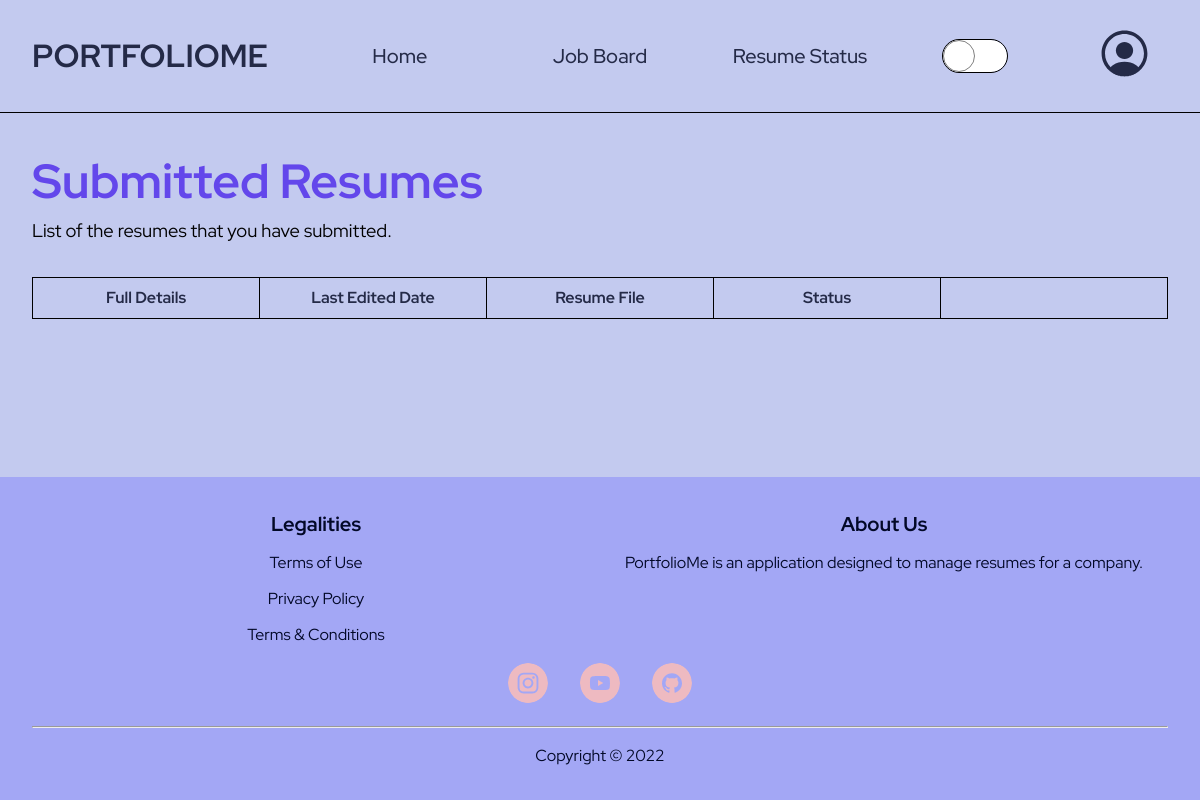
The page /resume_status (signed in) on the database as committed earlier.
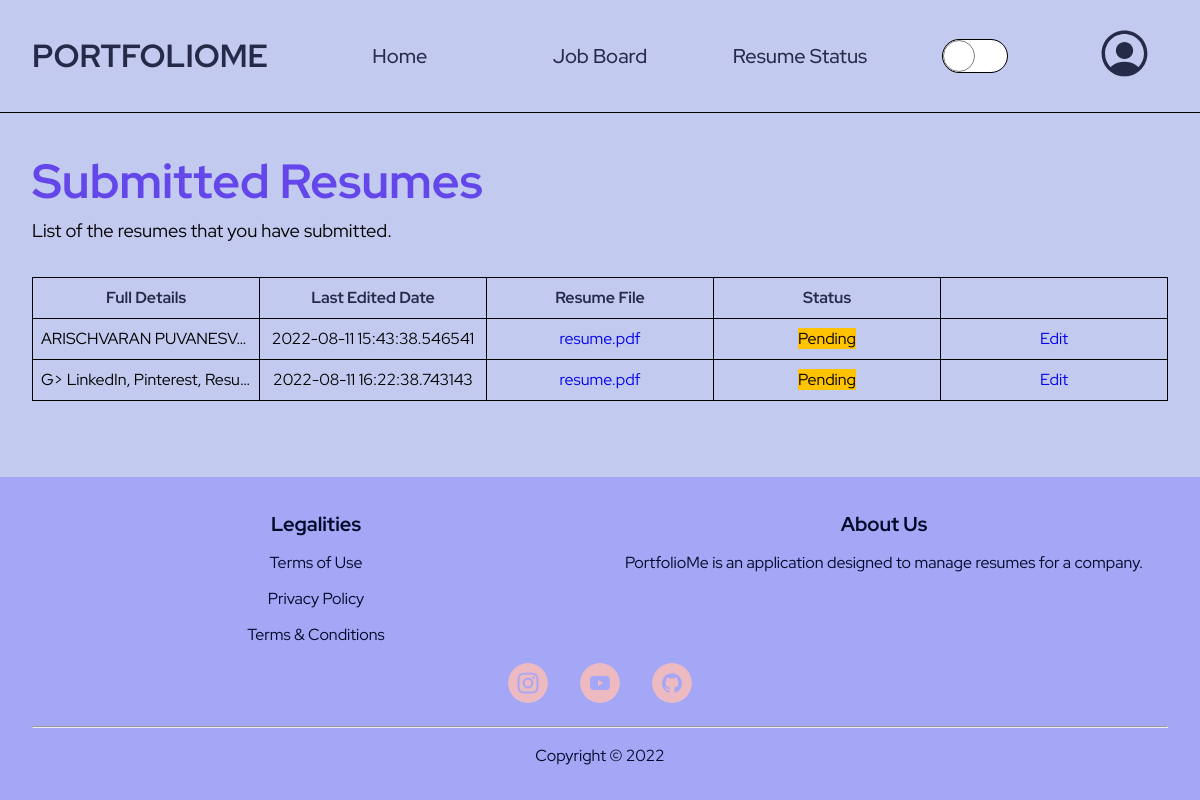
The same page on the database as committed later.
### PortfolioMe/models.py (models this page shows, shortened)
class Resume(db.Model):
    __tablename__ = 'resume'
    id = db.Column(db.Integer, primary_key=True)
    applicant_details = db.Column(db.Text, unique=False, nullable=False)
    date_edited = db.Column(db.DateTime, unique=False, nullable=False,
                            default=datetime.utcnow)
    is_bookmarked = db.Column(db.Boolean, unique=False,
                              nullable=False, default=False)
    is_hired = db.Column(db.Boolean, unique=False,
                         nullable=False, default=False)
    status = db.Column(db.String(20), unique=False,
                       nullable=False, default="Pending")
    image = db.Column(db.String(50), unique=False, nullable=False)
    additional_documents = db.Column(db.Text, unique=False, default="")
    applicant_id = db.Column(db.Integer, db.ForeignKey(
        'applicant.id'), nullable=False)
    job_id = db.Column(db.Integer, db.ForeignKey(
        'jobboard.id'), nullable=False)
    resume_details_ref = db.relationship(
        'Resume_Details', backref='associated_resume', uselist=False)

### PortfolioMe/client/routes.py (the view)
@client.route("/resume_status")
@login_required
def resume_status():
    resumes = Resume.query.filter_by(applicant_id=current_user.id).all()
    return render_template("client/resume_status.html", resumes=resumes)

### PortfolioMe/models.py (called while the page is built)
@login_manager.user_loader
def load_user(user_id):
    applicant = Applicant.query.get(int(user_id))
    if applicant.status != "Active":
        return None and logout_user
    return applicant

### PortfolioMe/templates/client/resume_status.html (shortened to what this page needs)
{% extends "layout/base.html" %}  {% block css %}
<link
    rel="stylesheet"
    href="{{ url_for('static', filename='css/client/resume_status.css') }}"
/>{% endblock %} {% block content %}
<main class="resume-list-container">
    <div class="resume-list-header">
        <h1>Submitted Resumes</h1>
        <p>List of the resumes that you have submitted.</p>
    </div>
    <div class="table-container">
        <table>
            <thead>
                <tr>
                    <th>Full Details</th>
                    <th>Last Edited Date</th>
                    <th>Resume File</th>
                    <th>Status</th>
                    <th></th>
                </tr>
            </thead>
            {% if resume is not none %} {% for resume in resumes %}
            <tbody>
                <tr>
                    <td>{{ resume.applicant_details }}</td>
                    <td>{{ resume.date_edited }}</td>
                    <td>
                        <a
                            href="{{ url_for('static', filename='resumes/' + resume.image) }}"
                            target="_blank"
                            >resume.pdf</a
                        >
                    </td>
                    <td>
                        {% if resume.status == "Accepted" %}
                        <span style="background-color: hsl(var(--green))"
                            >Accepted</span
                        >
                        {% elif resume.status == "Rejected" %}
                        <span style="background-color: hsl(var(--red))"
                            >Rejected</span
                        >
                        {% elif resume.status == "Pending" %}
                        <span style="background-color: hsl(var(--yellow))"
                            >Pending</span
                        >
                        {% elif resume.status == "Keep In View" %}
                        <span style="background-color: hsl(var(--accent-blue))"
                            >Keep In View</span
                        >
                        {% endif %}
                    </td>
                    <td>
                        {% if resume.status == "Pending" %}
                        <a
                            class="edit-resume-details-btn"
                            target="_blank"
                            href="{{ url_for('client.upload_resume_details', job_id=resume.job_id, resume_details_id=resume.resume_details_ref.id) }}"
                            >Edit</a
                        >
                        {% else %} You can't edit this. {% endif %}
                    </td>
                </tr>
            </tbody>
            {% endfor %} {% endif %}
        </table>
    </div>
</main>
{% endblock %}

### PortfolioMe/templates/layout/base.html (shortened to what this page needs)
<!DOCTYPE html>
<html lang="en">
    <head>
        <link
            rel="stylesheet"
            href="{{ url_for('static', filename='css/layout/base.css') }}"
        />
        <link
            rel="stylesheet"
            href="{{ url_for('static', filename='css/layout/reset.css') }}"
        />
        {% block css %} {% endblock %}
    </head>
    <body>
        <header>
            <div class="logo">
                <a href="{{ url_for('main.home') }}">PortfolioMe</a>
            </div>
            <nav class="navigation-bar">
                <ul>
                    {% if current_user.is_authenticated %}
                    <li>
                        <a href="{{ url_for('main.home') }}">Home</a>
                    </li>
                    <li>
                        <a href="{{ url_for('client.job_board') }}"
                            >Job Board</a
                        >
                    </li>
                    <li>
                        <a href="{{ url_for('client.resume_status') }}"
                            >Resume Status</a
                        >
                    </li>
                    {% endif %}
                </ul>
            </nav>
            <div class="toggle-dark-light-mode">
            </div>
            {% if current_user.is_authenticated %}
            <div class="profile-container">
                <button id="profile">
                </button>
            </div>
            {% else %}
            <div class="authentication-box">
                <a href="{{ url_for('auth.login') }}" class="login-btn"
                    >Login</a
                >
            </div>
            {% endif %}
        </header>
        {% block content %} {% endblock %}
        <footer>
            <div class="legalities">
                <h4>Legalities</h4>
                <a href="#">Terms of Use</a>
                <a href="#">Privacy Policy</a>
                <a href="#">Terms &amp; Conditions</a>
            </div>
            <div class="about-us">
                <h4>About Us</h4>
                <p>
                    PortfolioMe is an application designed to manage resumes for
                    a company.
                </p>
            </div>
            <div class="icons">
                <a href="#"
                    >
                </a>
                <a href="#"
                    >
                </a>
                <a href="#"
                    >
                </a>
            </div>
            <hr />
            <div class="copyright">Copyright &copy; 2022</div>
        </footer>
    </body>
</html>

### PortfolioMe/static/css/layout/base.css (style rules this page uses)
body { display: grid; grid-template-rows: auto 1fr auto; }
header { background-color: hsl(var(--light-blue)); display: grid; grid-template-columns: 1fr 4fr 1fr 1fr; border-bottom: 1px solid black; }
.logo { padding: 2em; }
.logo > a { font-size: 2rem; text-transform: uppercase; color: hsl(var(--dark-blue)); font-weight: 700; }
.navigation-bar > ul { display: flex; justify-content: space-around; align-items: center; height: 100%; list-style: none; }
.navigation-bar li { position: relative; width: 100%; height: 100%; }
.navigation-bar li::after { content: ''; display: block; height: 3px; width: 0; background-color: hsl(var(--dark-blue)); position: absolute; bottom: 0; transition: width 200ms ease-in-out; }
.navigation-bar a { font-size: 1.25rem; color: hsl(var(--dark-blue)); font-weight: 500; width: 100%; height: 100%; display: flex; justify-content: center; align-items: center; }
.toggle-dark-light-mode { display: flex; justify-content: center; align-items: center; }
.toggle-dark-light-mode { user-select: none; }
:root { --width: 4rem; }
.profile-container { display: grid; place-items: center; }
.profile-container > button { border-radius: 100%; outline: none; background-color: transparent; border: none; cursor: pointer; position: relative; }
footer { display: grid; grid-template-columns: repeat(2, 1fr); grid-template-areas: 'Legalities AboutUs' 'Icons Icons' 'Lining Lining' 'Copyright Copyright'; row-gap: 1rem; background-color: hsl(237, 80%, 80%); color: hsl(var(--pure-white)); padding: 2rem; }
footer .legalities, footer .about-us { display: flex; flex-direction: column; align-items: center; row-gap: 0.75rem; }
.legalities { grid-area: Legalities; }
.about-us { grid-area: AboutUs; }
.legalities h4, .about-us h4 { font-size: 1.25rem; }
.legalities h4, .about-us h4, .legalities a, .about-us p, .copyright { color: hsl(var(--blue-shade)); }
footer .icons, footer .copyright { display: flex; justify-content: center; column-gap: 2rem; }
.icons { grid-area: Icons; }
.icons svg { border-radius: 100%; }
.copyright { grid-area: Copyright; }
footer hr { grid-area: Lining; }

### PortfolioMe/static/css/client/resume_status.css (style rules this page uses)
.resume-list-container { background-color: hsl(var(--light-blue)); padding: 2rem; }
.resume-list-header h1 { color: hsl(var(--accent-blue)); font-size: 3rem; }
.resume-list-header p { font-size: 1.15rem; }
.table-container { margin-top: 2rem; }
table { width: 100%; table-layout: fixed; }
table, th, td { border: 1px solid black; border-collapse: collapse; }
th, td { padding: 0.5rem; }
th { color: hsl(var(--dark-blue)); }
td:first-child { overflow: hidden; white-space: nowrap; text-overflow: ellipsis; }
td { text-align: center; }

Rows that differ between the two databases and show on the page:
added Resume: applicant_details "ARISCHVARAN PUVANESV…", date_edited "2022-08-11 15:43:38.546541", status "Pending"
added Resume: applicant_details "G> LinkedIn, Pinterest, Resu…", date_edited "2022-08-11 16:22:38.743143", status "Pending"
